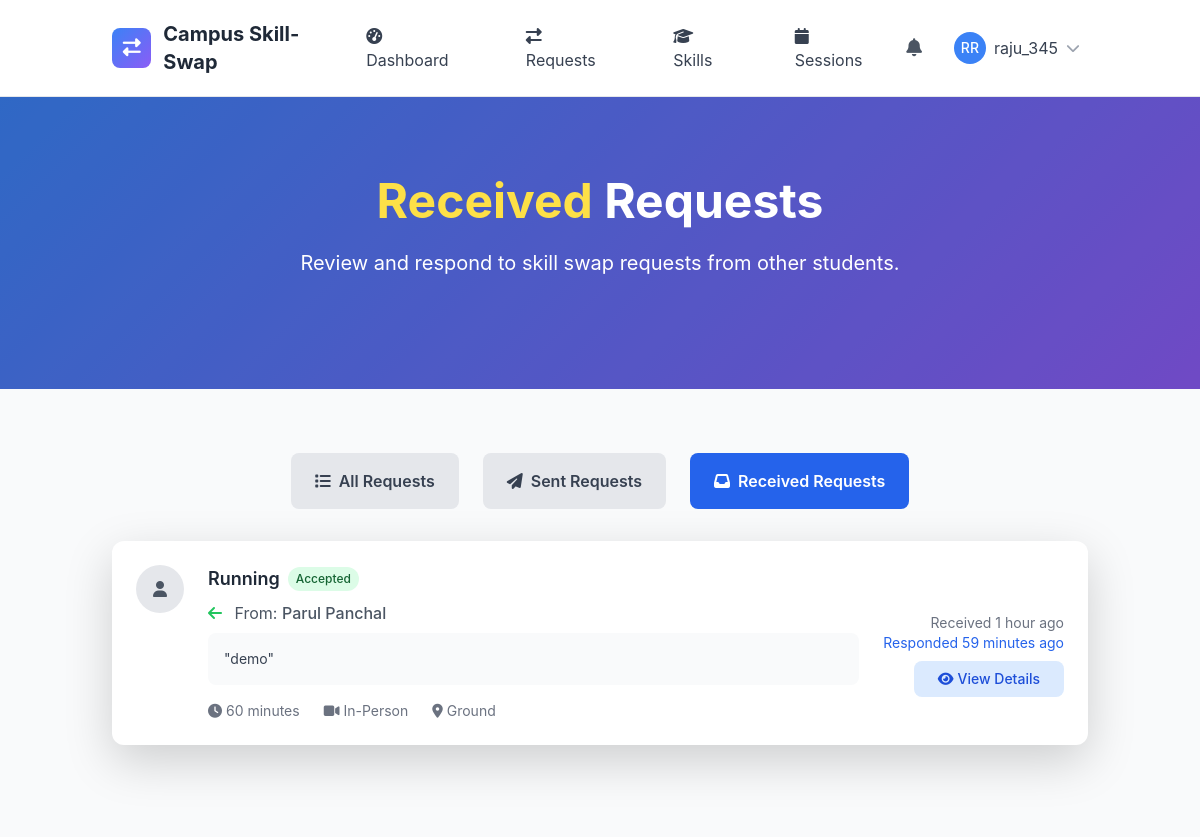
Page /sessions/requests/received/ (signed in) on the committed database.
### skill_sessions/models.py (models this page shows, shortened)
class SkillSwapRequest(models.Model):
    STATUS_CHOICES = [
        ('pending', 'Pending'),
        ('accepted', 'Accepted'),
        ('declined', 'Declined'),
        ('cancelled', 'Cancelled'),
        ('expired', 'Expired'),
    ]
    requester = models.ForeignKey(User, on_delete=models.CASCADE, related_name='sent_requests')
    recipient = models.ForeignKey(User, on_delete=models.CASCADE, related_name='received_requests')
    offered_skill = models.ForeignKey(OfferedSkill, on_delete=models.CASCADE, related_name='swap_requests')
    desired_skill = models.ForeignKey(DesiredSkill, on_delete=models.CASCADE, related_name='swap_requests', null=True, blank=True)
    status = models.CharField(max_length=20, choices=STATUS_CHOICES, default='pending')
    message = models.TextField(blank=True, help_text="Personal message from the requester")
    proposed_duration = models.PositiveIntegerField(default=60, help_text="Proposed session duration in minutes")
    proposed_format = models.CharField(max_length=20, choices=[
        ('online', 'Online'),
        ('in_person', 'In-Person'),
        ('flexible', 'Flexible'),
    ], default='flexible')
    proposed_location = models.CharField(max_length=200, blank=True, help_text="For in-person sessions")
    created_at = models.DateTimeField(auto_now_add=True)
    updated_at = models.DateTimeField(auto_now=True)
    expires_at = models.DateTimeField()
    responded_at = models.DateTimeField(null=True, blank=True)
    response_message = models.TextField(blank=True)
    class Meta:
        ordering = ['-created_at']
        db_table = 'swaprequest'

### skills/models.py (models this page shows, shortened)
class OfferedSkill(models.Model):
    PROFICIENCY_LEVELS = [
        ('beginner', 'Beginner'),
        ('intermediate', 'Intermediate'),
        ('advanced', 'Advanced'),
        ('expert', 'Expert'),
    ]
    user = models.ForeignKey(User, on_delete=models.CASCADE, related_name='offered_skills')
    skill = models.ForeignKey(Skill, on_delete=models.CASCADE, related_name='offered_by_users')
    proficiency_level = models.CharField(max_length=20, choices=PROFICIENCY_LEVELS)
    description = models.TextField(blank=True, help_text="Describe your experience with this skill")
    years_of_experience = models.PositiveIntegerField(default=0)
    is_active = models.BooleanField(default=True)
    teaching_preference = models.CharField(max_length=20, choices=[
        ('online', 'Online Only'),
        ('in_person', 'In-Person Only'),
        ('both', 'Both Online and In-Person'),
    ], default='both')
    max_students_per_session = models.PositiveIntegerField(default=1)
    created_at = models.DateTimeField(auto_now_add=True)
    updated_at = models.DateTimeField(auto_now=True)
    total_sessions = models.PositiveIntegerField(default=0)
    average_rating = models.FloatField(default=0.0)
    class Meta:
        ordering = ['-created_at']
        unique_together = ['user', 'skill']
        db_table = 'offeredskill'

class Skill(models.Model):
    name = models.CharField(max_length=100)
    category = models.ForeignKey(SkillCategory, on_delete=models.CASCADE, related_name='skills')
    description = models.TextField(blank=True)
    is_popular = models.BooleanField(default=False)
    created_at = models.DateTimeField(auto_now_add=True)
    updated_at = models.DateTimeField(auto_now=True)
    class Meta:
        ordering = ['category__name', 'name']
        unique_together = ['name', 'category']

### skill_sessions/views.py (the view)
# urls.py: path('requests/received/', views.ReceivedRequestListView.as_view(), name='received_requests'),
class ReceivedRequestListView(LoginRequiredMixin, ListView):
    model = SkillSwapRequest
    template_name = 'skill_sessions/received_requests.html'
    context_object_name = 'requests'
    def get_queryset(self):
        return SkillSwapRequest.objects.filter(
            recipient=self.request.user
        ).select_related('requester', 'offered_skill')

### templates/skill_sessions/received_requests.html (shortened to what this page needs)
{% extends 'base.html' %}
{% load static %}
{% block content %}
<section class="gradient-bg relative overflow-hidden">
    <div class="absolute inset-0 bg-black opacity-20"></div>
    <div class="relative container mx-auto px-4 py-20">
        <div class="text-center text-white">
            <h1 class="text-4xl lg:text-5xl font-bold mb-6 leading-tight">
                <span class="text-yellow-300">Received</span> Requests
            </h1>
            <p class="text-lg lg:text-xl mb-8 max-w-3xl mx-auto">
                Review and respond to skill swap requests from other students.
            </p>
        </div>
    </div>
</section>
<section class="py-16 bg-gray-50">
    <div class="container mx-auto px-4">
        <div class="mb-8">
            <div class="flex flex-wrap gap-4 justify-center">
                <a href="{% url 'skill_sessions:request_list' %}"
                   class="px-6 py-3 bg-gray-200 text-gray-700 rounded-lg font-semibold hover:bg-gray-300 transition-colors">
                    <i class="fas fa-list mr-2"></i>All Requests
                </a>
                <a href="{% url 'skill_sessions:sent_requests' %}"
                   class="px-6 py-3 bg-gray-200 text-gray-700 rounded-lg font-semibold hover:bg-gray-300 transition-colors">
                    <i class="fas fa-paper-plane mr-2"></i>Sent Requests
                </a>
                <a href="{% url 'skill_sessions:received_requests' %}"
                   class="px-6 py-3 bg-blue-600 text-white rounded-lg font-semibold hover:bg-blue-700 transition-colors">
                    <i class="fas fa-inbox mr-2"></i>Received Requests
                </a>
            </div>
        </div>
        {% if requests %}
            <div class="space-y-6">
                {% for request in requests %}
                    <div class="bg-white rounded-xl shadow-lg p-6 hover:shadow-xl transition-shadow">
                        <div class="flex flex-col lg:flex-row lg:items-center lg:justify-between">
                            <div class="flex-1">
                                <div class="flex items-start gap-4">
                                    <div class="w-12 h-12 bg-gray-200 rounded-full flex items-center justify-center">
                                        {% if request.requester.profile.profile_picture %}
                                            <img src="{{ request.requester.profile.profile_picture.url }}"
                                                 alt="{{ request.requester.username }}"
                                                 class="w-12 h-12 rounded-full object-cover">
                                        {% else %}
                                            <i class="fas fa-user text-gray-600"></i>
                                        {% endif %}
                                    </div>
                                    <div class="flex-1">
                                        <div class="flex items-center gap-2 mb-2">
                                            <h3 class="text-lg font-semibold text-gray-800">
                                                {{ request.offered_skill.skill.name }}
                                            </h3>
                                            <span class="px-2 py-1 text-xs font-medium rounded-full
                                                {% if request.status == 'pending' %}bg-yellow-100 text-yellow-800
                                                {% elif request.status == 'accepted' %}bg-green-100 text-green-800
                                                {% elif request.status == 'declined' %}bg-red-100 text-red-800
                                                {% else %}bg-gray-100 text-gray-800{% endif %}">
                                                {{ request.get_status_display }}
                                            </span>
                                        </div>
                                        <p class="text-gray-600 mb-2">
                                            <i class="fas fa-arrow-left text-green-500 mr-2"></i>
                                            From: <span class="font-medium">{{ request.requester.get_full_name|default:request.requester.username }}</span>
                                        </p>
                                        {% if request.message %}
                                            <p class="text-gray-700 text-sm bg-gray-50 p-3 rounded-lg mb-3">
                                                "{{ request.message }}"
                                            </p>
                                        {% endif %}
                                        <div class="flex flex-wrap gap-4 text-sm text-gray-500">
                                            <span><i class="fas fa-clock mr-1"></i>{{ request.proposed_duration }} minutes</span>
                                            <span><i class="fas fa-{{ request.proposed_format|yesno:'video,map-marker' }} mr-1"></i>{{ request.get_proposed_format_display }}</span>
                                            {% if request.proposed_location %}
                                                <span><i class="fas fa-location-dot mr-1"></i>{{ request.proposed_location }}</span>
                                            {% endif %}
                                        </div>
                                    </div>
                                </div>
                            </div>
                            <div class="mt-4 lg:mt-0 lg:ml-6 flex flex-col items-end gap-2">
                                <div class="text-sm text-gray-500 text-right">
                                    <div>Received {{ request.created_at|timesince }} ago</div>
                                    {% if request.responded_at %}
                                        <div class="text-blue-600">
                                            Responded {{ request.responded_at|timesince }} ago
                                        </div>
                                    {% elif request.expires_at %}
                                        <div class="text-orange-600">
                                            Expires {{ request.expires_at|timeuntil }}
                                        </div>
                                    {% endif %}
                                </div>
                                <div class="flex gap-2">
                                    <a href="{% url 'skill_sessions:request_detail' request.pk %}"
                                       class="px-4 py-2 bg-blue-100 text-blue-700 rounded-lg text-sm font-medium hover:bg-blue-200 transition-colors">
                                        <i class="fas fa-eye mr-1"></i>View Details
                                    </a>
                                </div>
                            </div>
                        </div>
                    </div>
                {% endfor %}
            </div>
        {% endif %}
    </div>
</section>
{% endblock %}

### templates/base.html (shortened to what this page needs)
{% load static %}
<!DOCTYPE html>
<html lang="en" class="h-full">
<head>
    <script src="https://cdn.tailwindcss.com"></script>
    <link href="https://cdn.jsdelivr.net/npm/bootstrap@5.3.2/dist/css/bootstrap.min.css" rel="stylesheet">
    <link rel="stylesheet" href="https://cdnjs.cloudflare.com/ajax/libs/font-awesome/6.5.1/css/all.min.css">
</head>
<body class="bg-gray-50 h-full">
    <nav class="bg-white shadow-lg border-b">
        <div class="container mx-auto px-4">
            <div class="flex justify-between items-center py-3">
                <div class="flex items-center space-x-3">
                    <div class="w-10 h-10 gradient-bg rounded-lg flex items-center justify-center">
                        <i class="fas fa-exchange-alt text-white text-lg"></i>
                    </div>
                    <a href="{% url 'core:home' %}" class="text-xl font-bold text-gray-800 hover:text-blue-600 transition-colors">
                        Campus Skill-Swap
                    </a>
                </div>
                <div class="hidden md:flex items-center space-x-6">
                    {% if user.is_authenticated %}
                        <a href="{% url 'core:dashboard' %}" class="nav-link px-3 py-2 text-gray-700 hover:text-blue-600 transition-colors">
                            <i class="fas fa-tachometer-alt mr-2"></i>Dashboard
                        </a>
                        <a href="{% url 'core:requests' %}" class="nav-link px-3 py-2 text-gray-700 hover:text-blue-600 transition-colors">
                            <i class="fas fa-exchange-alt mr-2"></i>Requests
                        </a>
                        <a href="{% url 'skills:skill_list' %}" class="nav-link px-3 py-2 text-gray-700 hover:text-blue-600 transition-colors">
                            <i class="fas fa-graduation-cap mr-2"></i>Skills
                        </a>
                        <a href="{% url 'skill_sessions:session_management' %}" class="nav-link px-3 py-2 text-gray-700 hover:text-blue-600 transition-colors">
                            <i class="fas fa-calendar mr-2"></i>Sessions
                        </a>
                    {% endif %}
                </div>
                <div class="flex items-center space-x-4">
                    {% if user.is_authenticated %}
                        <div class="relative">
                            <button id="notificationBtn" class="relative p-2 text-gray-600 hover:text-blue-600 transition-colors">
                                <i class="fas fa-bell text-lg"></i>
                            </button>
                        </div>
                        <div class="relative">
                            <button id="userMenuBtn" class="flex items-center space-x-2 p-2 rounded-lg hover:bg-gray-100 transition-colors">
                                {% if user.profile.profile_picture %}
                                    <img src="{{ user.profile.profile_picture.url }}" alt="Profile" class="w-8 h-8 rounded-full">
                                {% else %}
                                    <div class="w-8 h-8 bg-blue-500 rounded-full flex items-center justify-center">
                                        <span class="text-white text-sm font-medium">{{ user.first_name|first|upper }}{{ user.last_name|first|upper }}</span>
                                    </div>
                                {% endif %}
                                <span class="hidden md:block text-gray-700">{{ user.username}}</span>
                                <i class="fas fa-chevron-down text-gray-400 text-sm"></i>
                            </button>
                        </div>
                    {% endif %}
                </div>
            </div>
        </div>
    </nav>
    <main class="min-h-screen">
        {% block content %}{% endblock %}
    </main>
</body>
</html>

### templates/base.html (style rules this page uses)
:root { --primary-color: #3B82F6; --secondary-color: #10B981; --accent-color: #8B5CF6; --warning-color: #F59E0B; --danger-color: #EF4444; }
body { font-family: 'Inter', -apple-system, BlinkMacSystemFont, sans-serif; }
.gradient-bg { background: linear-gradient(135deg, var(--primary-color) 0%, var(--accent-color) 100%); }

### rows in the picture
SkillSwapRequest: offered_skill.skill.name "Running", status "Accepted", requester.get_full_name "Parul Panchal", message "demo", proposed_duration "60", proposed_format "In-Person", proposed_location "Ground", created_at "1 hour", responded_at "59 minutes"

### other values in the picture
{{ user.first_name|first|upper }} "R"
{{ user.last_name|first|upper }} "R"
{{ user.username }} "raju_345"
